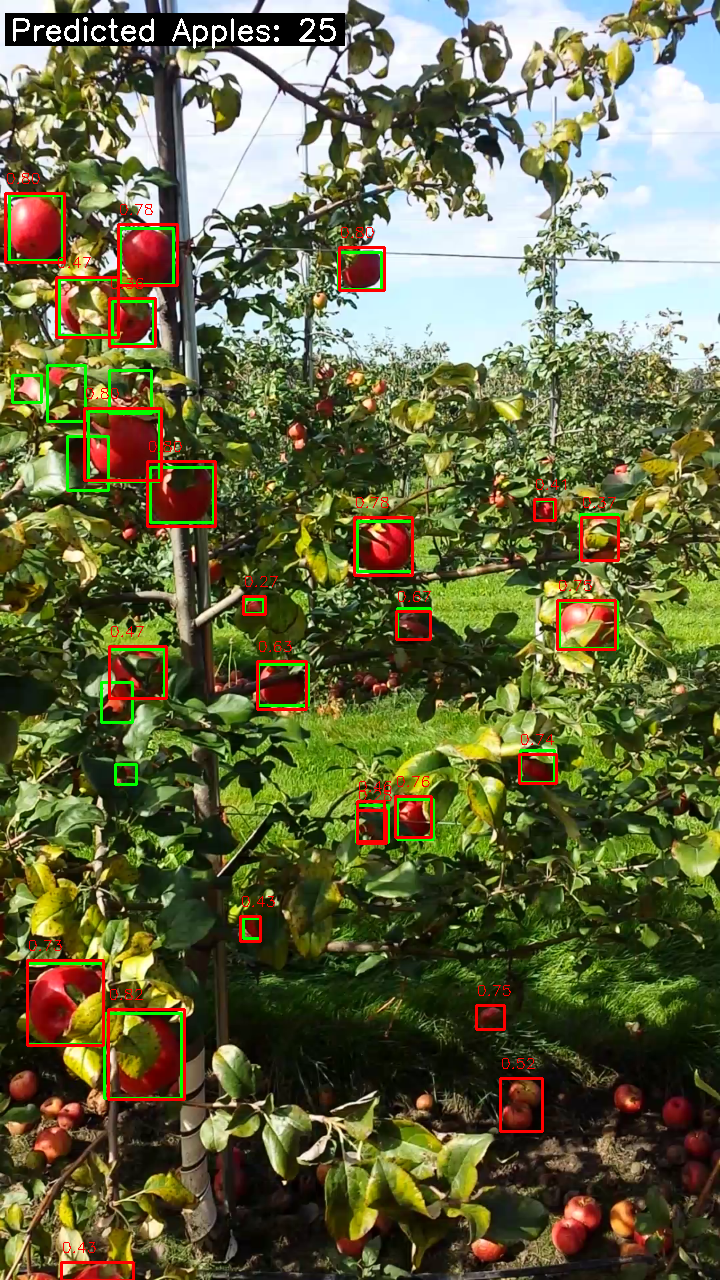
#> input picture Images/test1.png, 720 x 1280 px, found by its file name; its folder holds 4 pictures in this run
$ python convertMasks.py
#> lines starting #> are read from the running program, lines starting #| are printed output that depends on the picture
import cv2
import os
import numpy as np

def mask_to_bbox(mask_path):
    # Read mask as grayscale image
    mask = cv2.imread(mask_path, cv2.IMREAD_GRAYSCALE)

    if mask is None:
        print(f"Failed to load mask: {mask_path}")
        return []

    print("Mask shape:", mask.shape)

    # No thresholding needed since the mask is already in binary format

    # Find contours from the binary mask
    contours, _ = cv2.findContours(mask, cv2.RETR_EXTERNAL, cv2.CHAIN_APPROX_SIMPLE)

    bboxes = []
    for contour in contours:
        # Get bounding box coordinates from the contour
        x, y, w, h = cv2.boundingRect(contour)
        print(f"Bounding box: {x}, {y}, {x + w}, {y + h}")
        bboxes.append([x, y, x + w, y + h])  # (xmin, ymin, xmax, ymax)

    return bboxes

def save_yolo_annotation(image_path, bboxes, output_path):
    with open(output_path, 'w') as f:
        for bbox in bboxes:
            # Convert to YOLO format (normalized: center_x, center_y, width, height)
            img = cv2.imread(image_path)
            img_height, img_width, _ = img.shape
            center_x = (bbox[0] + bbox[2]) / 2 / img_width
            center_y = (bbox[1] + bbox[3]) / 2 / img_height
            width = (bbox[2] - bbox[0]) / img_width
            height = (bbox[3] - bbox[1]) / img_height
            f.write(f"0 {center_x} {center_y} {width} {height}\n")  # Assuming class 0 for apple

def process_train_data(train_image_folder, mask_folder, annotation_folder):
    image_files = os.listdir(train_image_folder)
    for image_file in image_files:
        # Corresponding mask file
        mask_file = os.path.join(mask_folder, image_file)
        image_file_path = os.path.join(train_image_folder, image_file)

        # Convert mask to bounding boxes
        bboxes = mask_to_bbox(mask_file)
#> in mask_to_bbox, `mask = cv2.imread(mask_path, cv2.IMREAD_GRAYSCALE)`:
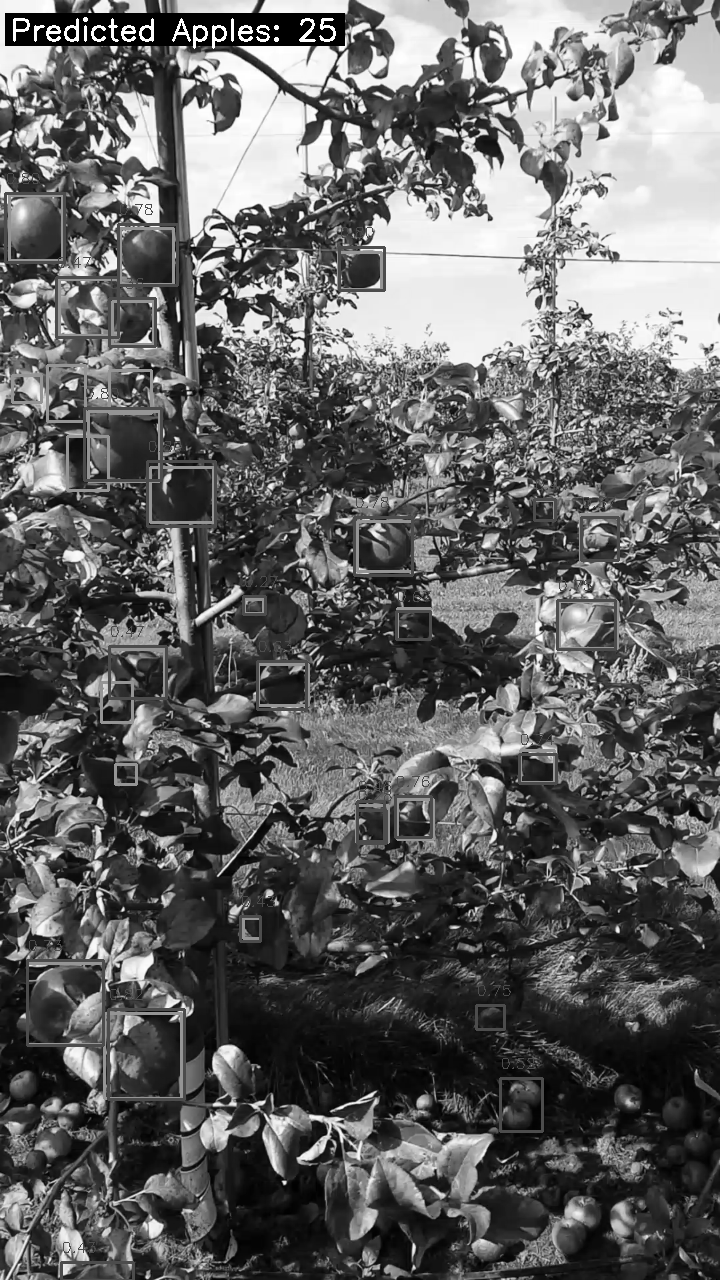
#> mask: shape (1280, 720); min 0, max 255, mean 99.2
#| Mask shape: (1280, 720)
#> in mask_to_bbox, `contours, _ = cv2.findContours(mask, cv2.RETR_EXTERNAL, cv2.CHAIN_APPR..`: contours = 1 item
#> the loop in mask_to_bbox, `for contour in contours:` made 1 pass
#> (x, y, w, h) on pass 1: (0, 0, 720, 1280)
#| Bounding box: 0, 0, 720, 1280
#> after the loop in mask_to_bbox, `for contour in contours:`: bboxes = [[0, 0, 720, 1280]]
#> bboxes = [[0, 0, 720, 1280]]

        # Save annotations in YOLO format
        annotation_file = os.path.join(annotation_folder, image_file.replace('.png', '.txt'))  # assuming .jpg
        save_yolo_annotation(image_file_path, bboxes, annotation_file)
#> in save_yolo_annotation, img is the input picture: shape (1280, 720, 3); mean B, G, R 68, 104.2, 102.8
#> in save_yolo_annotation, `center_x = (bbox[0] + bbox[2]) / 2 / img_width`: center_x = 0.5
#> in save_yolo_annotation, `width = (bbox[2] - bbox[0]) / img_width`: width = 1
#> pass 2 of the loop in process_train_data, `for image_file in image_files:`:
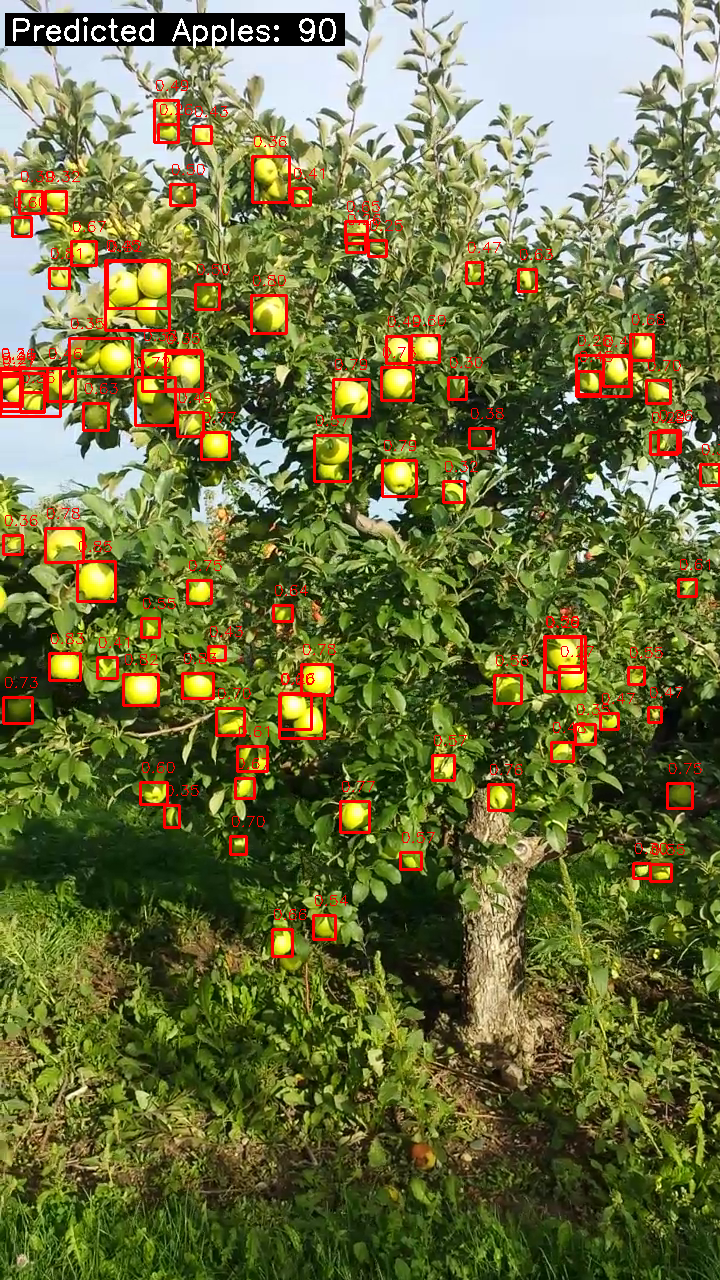
#> input picture Images/test15.png, 720 x 1280 px, found by its file name
#> in mask_to_bbox (call 2), `mask = cv2.imread(mask_path, cv2.IMREAD_GRAYSCALE)`:
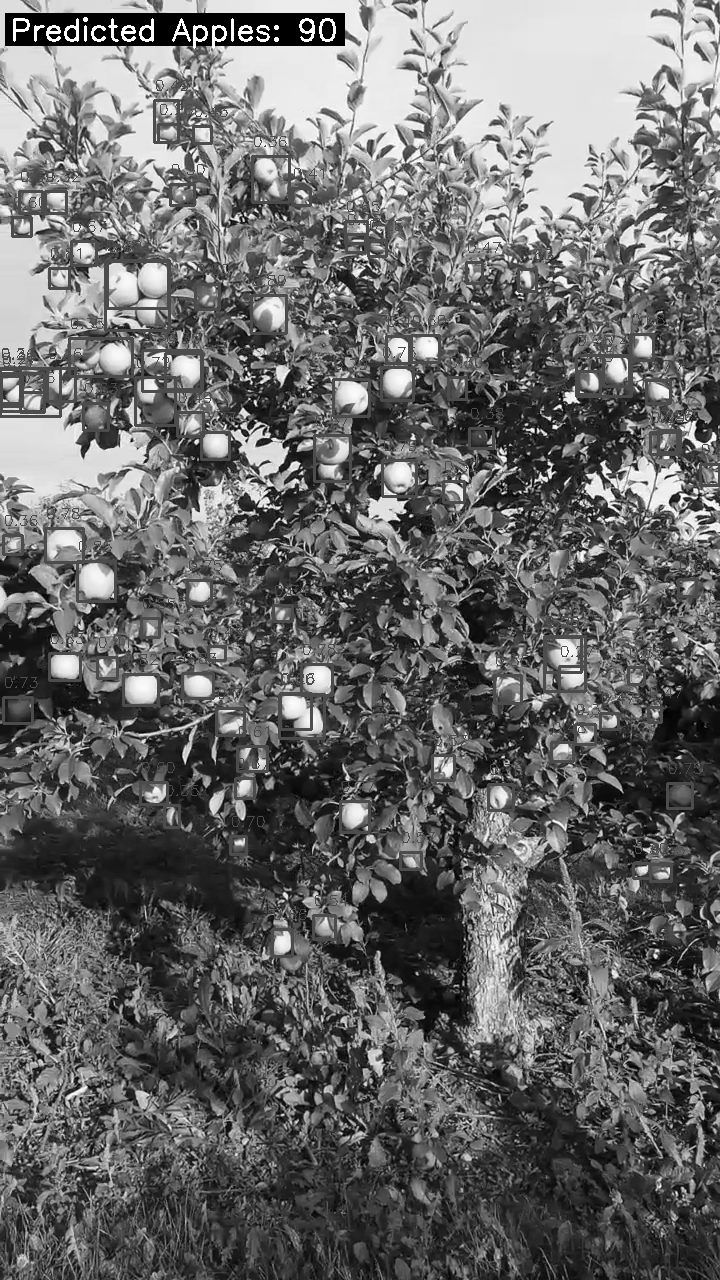
#> mask: shape (1280, 720); min 0, max 255, mean 105.8
#| Mask shape: (1280, 720)
#> contours = [[[0, 0], [0, 1279], [719, 1279], [719, 0]]]
#> the loop in mask_to_bbox (call 2), `for contour in contours:` made 1 pass
#> (contour, x, y, w, h) on pass 1: ([[0, 0], [0, 1279], [719, 1279], [719, 0]], 0, 0, 720, 1280)
#> (printed output is left out)
#> in save_yolo_annotation, img is the input picture: shape (1280, 720, 3); mean B, G, R 64.2, 112.4, 110.3
#> pass 3 of the loop in process_train_data, `for image_file in image_files:`:
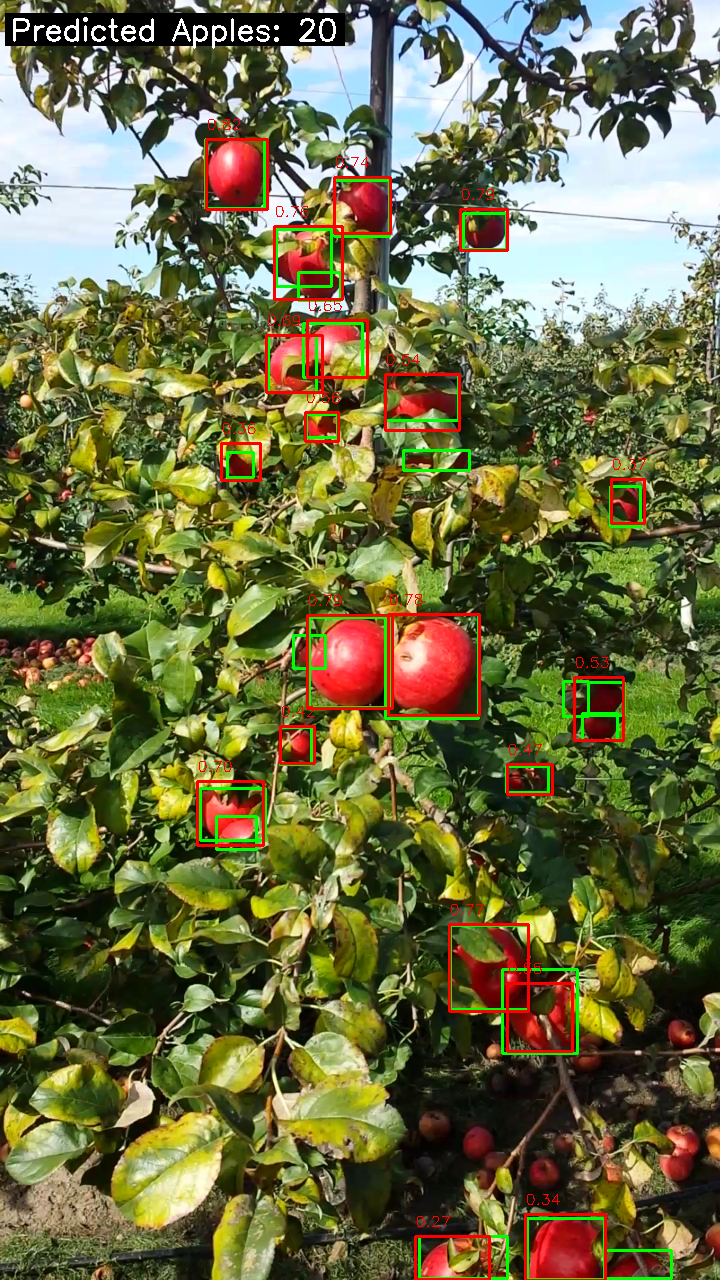
#> input picture Images/test2.png, 720 x 1280 px, found by its file name
#> in mask_to_bbox (call 3), `mask = cv2.imread(mask_path, cv2.IMREAD_GRAYSCALE)`:
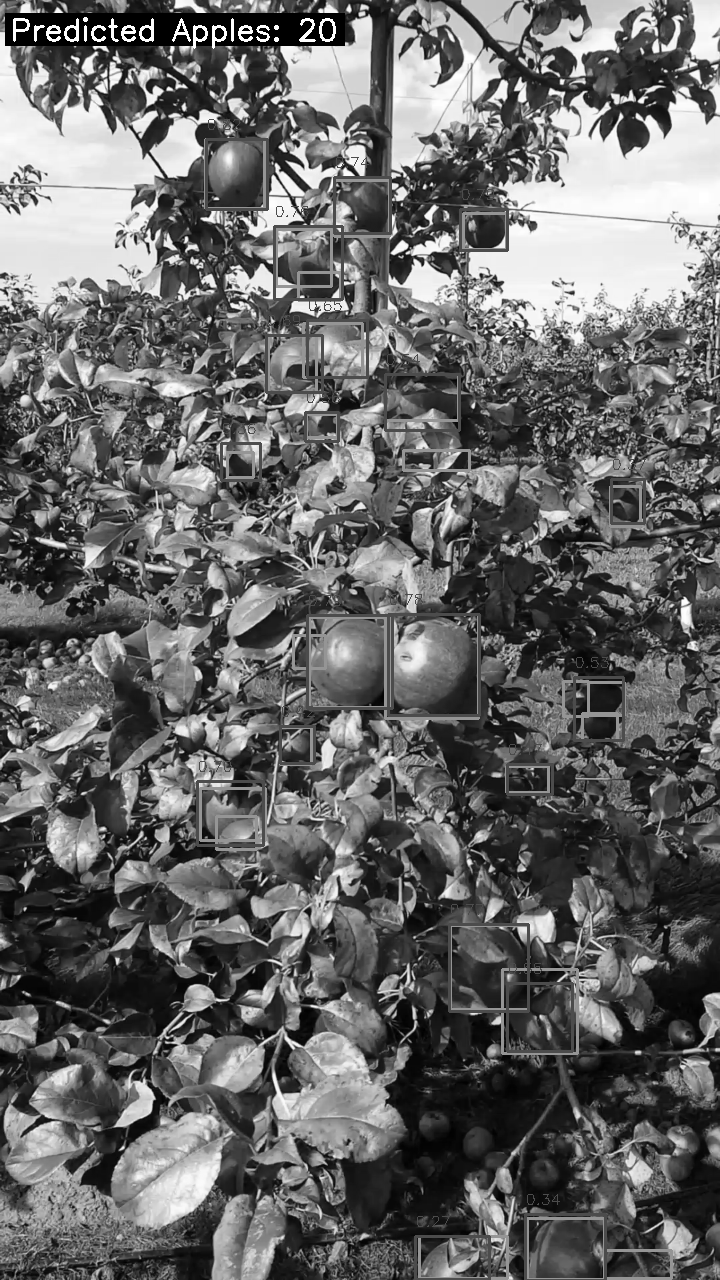
#> mask: shape (1280, 720); min 0, max 255, mean 103.1
#| Mask shape: (1280, 720)
#> the loop in mask_to_bbox (call 3), `for contour in contours:` made 1 pass
#> (printed output is left out)
#> in save_yolo_annotation, img is the input picture: shape (1280, 720, 3); mean B, G, R 66.6, 108.3, 108.2
#> the loop made 4 passes; the first 3 are shown

train_image_folder = '/home/zozo/workspaces/appledetection_ws/MinneAppleData/detection/train/images'
mask_folder = '/home/zozo/workspaces/appledetection_ws/MinneAppleData/detection/train/masks'
annotation_folder = '/home/zozo/workspaces/appledetection_ws/MinneAppleData/detection/train/annotated_custom'

process_train_data(train_image_folder, mask_folder, annotation_folder)
